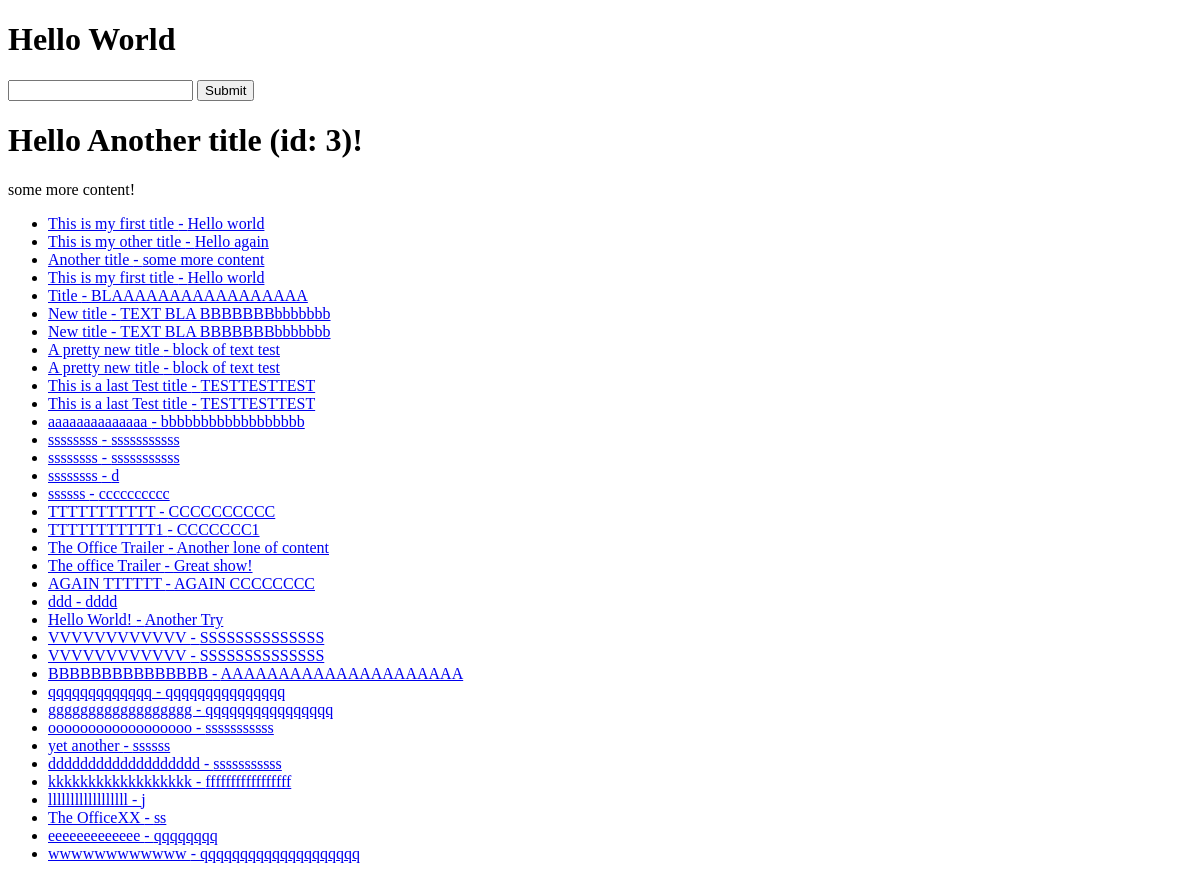
/, run on an earlier commit of the app's database.
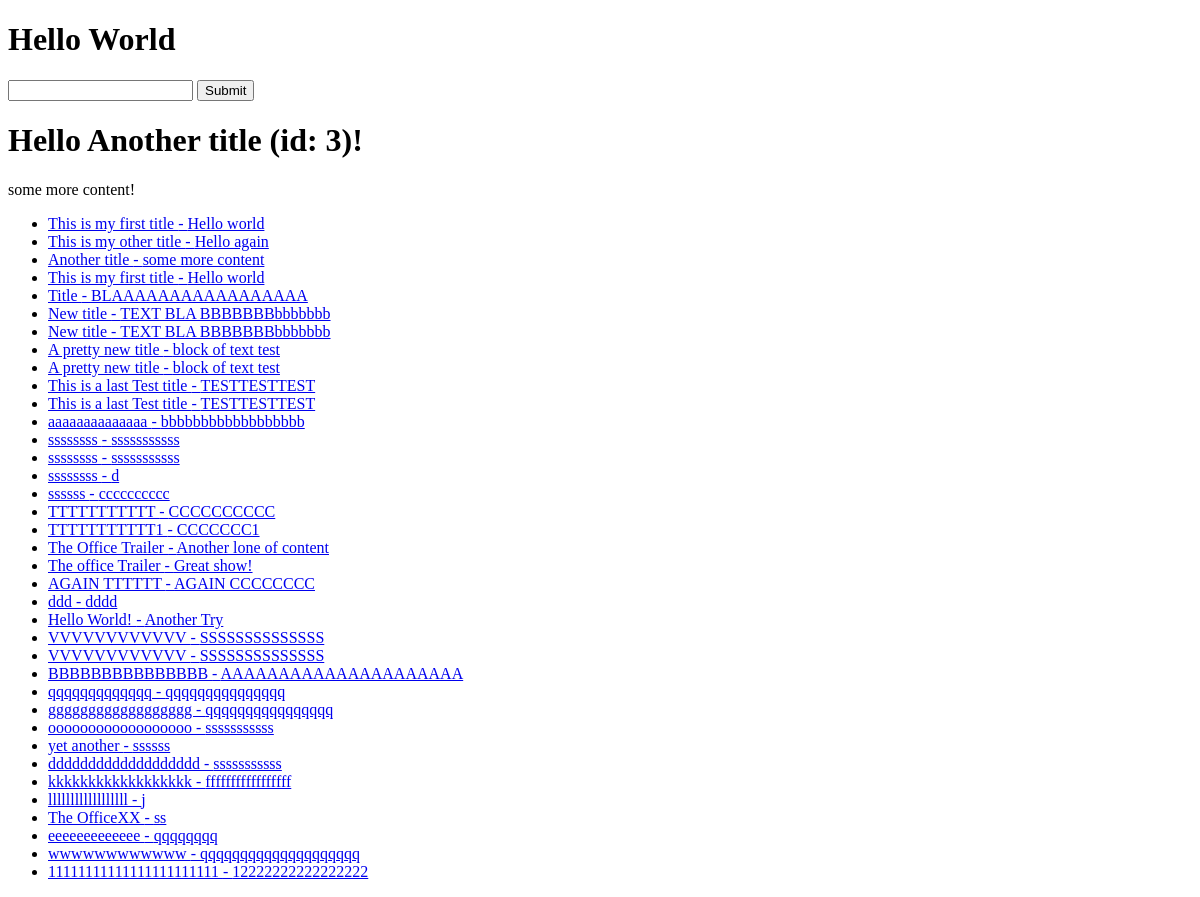
And on a later commit of the database.
### articles/models.py (models this page shows)
class Article(models.Model):
    title = models.TextField()
    content = models.TextField()

### trydjango/views.py (the view)
# urls.py: path('', home_view),
def home_view(request, id=None, *args, **kwargs):
    print(id)
    name = "justin"
    random_id = random.randint(1, 4)
    article_obj = Article.objects.get(id=random_id)
    article_queryset = Article.objects.all()
    context = {
        "object_list": article_queryset,
        "object": article_obj,
        "title": article_obj.title,
        "id": article_obj.id,
        "content": article_obj.content
    }
    HTML_STRING = render_to_string("home-view.html",
    context=context)
    return HttpResponse(HTML_STRING)

### templates/home-view.html
{% extends "base.html" %}
{% block content %}
<h1>Hello {{ object.title}} (id: {{ id }})!</h1>
<p> {{ content }}!</p>
<ul>
    {% for x in object_list %}
        {% if x.title %}
            <li><a href='/articles/{{ x.id }}/'>{{ x.title }} -
            {{ x.content }}</a></li>
        {% endif %}
    {% endfor %}
</ul>
{% endblock content %}

### templates/base.html (shortened to what this page needs)
<!DOCTYPE html>
<html>
<head>
    <body>
        <h1>Hello World</h1>
        <form action='/articles/' method='GET'>
            <input type='text' name='q'/>
            <input type='submit'/>
        </form>
    {% block content %}{% endblock content %}
    </body>
</head>
</html>

What changed in the data, as far as the page shows it:
added Article: title "11111111111111111111111", content "12222222222222222"
